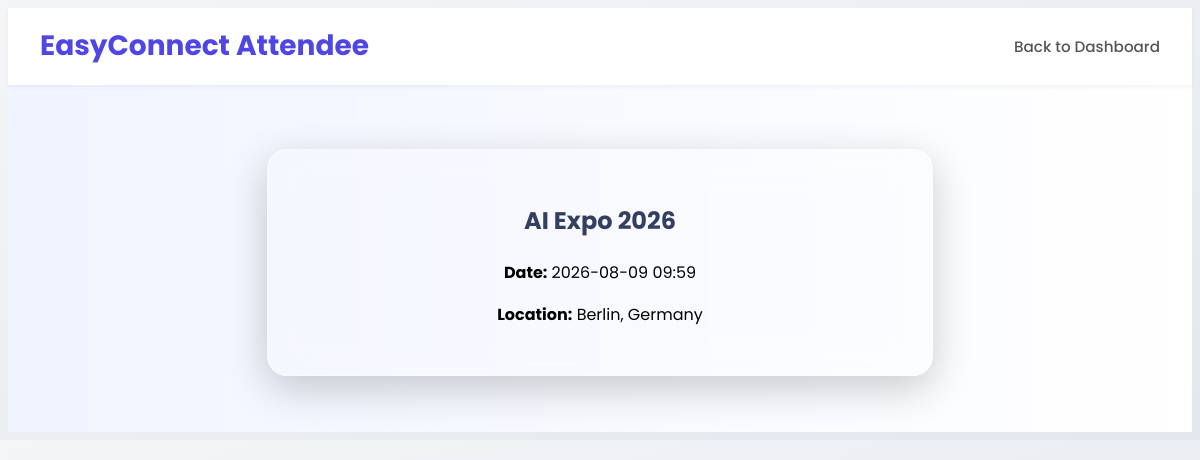
The app's page /ticket/9014451209f14c92b15de93d9f001e69/ (signed in) with its own data.
### mainapp/models.py (models this page shows, shortened)
class Ticket(models.Model):
    user = models.ForeignKey(get_user_model(), on_delete=models.CASCADE)
    ticket_id = models.CharField(max_length=100, unique=True)
    event_name = models.CharField(max_length=200)
    event_date = models.DateTimeField()
    ticket_type = models.CharField(max_length=50, choices=[
        ('GA', 'General Admission'),
        ('VIP', 'VIP'),
    ])
    created_at = models.DateTimeField(auto_now_add=True)

class Event(models.Model):
    name = models.CharField(max_length=100)
    description = models.TextField(blank=True)
    date = models.DateField()
    time = models.TimeField()
    location = models.CharField(max_length=255)
    host = models.ForeignKey(get_user_model(), on_delete=models.CASCADE, related_name='hosted_events')
    attendee_code = models.CharField(max_length=10, unique=True)
    employee_code = models.CharField(max_length=10, unique=True)
    created_at = models.DateTimeField(auto_now_add=True)

### mainapp/decorators.py (the view)
        def _wrapped_view(request, *args, **kwargs):
            if not request.user.is_authenticated:
                return redirect('home')
            if request.user.role != required_role:
                return redirect('home')
            return view_func(request, *args, **kwargs)

### mainapp/views.py (called while the page is built)
@login_required
@role_required('attendee')
def ticket_detail(request, ticket_id):
    ticket = Ticket.objects.get(ticket_id=ticket_id, user=request.user)
    event = Event.objects.filter(
        name=ticket.event_name,
        date=ticket.event_date.date(),
        time=ticket.event_date.time()
    ).first()
    context = {
        'ticket': ticket,
        'event': event
    }
    return render(request, 'main/ticket_detail.html', context)

### templates/main/ticket_detail.html (shortened to what this page needs)
{% extends "base.html" %}
{% load static %}
{% block content %}
  <header class="navbar">
    <div class="logo">EasyConnect Attendee</div>
    <nav class="nav-links">
      <a href="{% url 'attendee' %}">Back to Dashboard</a>
    </nav>
  </header>
  <section class="hero" style="background: linear-gradient(to right, #f0f4ff, #ffffff); padding: 2rem 1rem;">
    <div class="glass-card">
      <h2>{{ ticket.event_name }}</h2>
      <p><strong>Date:</strong> {{ ticket.event_date|date:'Y-m-d H:i' }}</p>
      {% if event %}
      <p><strong>Location:</strong> {{ event.location }}</p>
      {% endif %}
    </div>
  </section>
{% endblock %}

### static/css/style.css (style rules this page uses)
body { background: linear-gradient(to bottom right, #f4f5f7, #e3e7ed); color: #1f2937; font-family: 'Poppins', sans-serif; line-height: 1.6; }
.glass-card { background: rgba(255, 255, 255, 0.95); border-radius: 1.25rem; padding: 2rem; margin: 1.5rem 0; box-shadow: 0 10px 25px rgba(0, 0, 0, 0.08); transition: transform 0.3s ease, box-shadow 0.3s ease; }
h2 { color: #333f61; }
.navbar { display: flex; justify-content: space-between; align-items: center; padding: 1rem 2rem; background-color: white; box-shadow: 0 2px 4px rgba(0, 0, 0, 0.05); position: sticky; top: 0; z-index: 50; }
.logo { font-size: 1.75rem; font-weight: 700; color: #4f46e5; }
.nav-links a { margin-left: 1.5rem; text-decoration: none; color: #555; font-weight: 500; font-size: 0.95rem; transition: color 0.3s ease; }
.hero { text-align: center; padding: 6rem 1.5rem; }
.glass-card { margin-top: 2rem; max-width: 600px; margin-left: auto; margin-right: auto; padding: 2rem; background: rgba(255, 255, 255, 0.1); backdrop-filter: blur(18px); border-radius: 1.25rem; box-shadow: 0 12px 40px rgba(0, 0, 0, 0.2); border: 1px solid rgba(255, 255, 255, 0.3); color: #fff; text-align: center; }
.glass-card li, .glass-card p { color: black; }

### records on screen
Ticket: event_name "AI Expo 2026", event_date "2026-08-09 09:59"
Event: location "Berlin, Germany"
